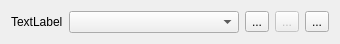
<?xml version="1.0" encoding="UTF-8"?>
<ui version="4.0">
 <class>PaletteMaterial</class>
 <widget class="QWidget" name="PaletteMaterial">
  <property name="geometry">
   <rect>
    <x>0</x>
    <y>0</y>
    <width>340</width>
    <height>40</height>
   </rect>
  </property>
  <property name="sizePolicy">
   <sizepolicy hsizetype="Maximum" vsizetype="Preferred">
    <horstretch>0</horstretch>
    <verstretch>0</verstretch>
   </sizepolicy>
  </property>
  <property name="maximumSize">
   <size>
    <width>16777215</width>
    <height>16777215</height>
   </size>
  </property>
  <property name="windowTitle">
   <string>Form</string>
  </property>
  <layout class="QHBoxLayout" name="horizontalLayout">
   <item>
    <widget class="QLabel" name="label">
     <property name="sizePolicy">
      <sizepolicy hsizetype="Maximum" vsizetype="Preferred">
       <horstretch>0</horstretch>
       <verstretch>0</verstretch>
      </sizepolicy>
     </property>
     <property name="text">
      <string>TextLabel</string>
     </property>
    </widget>
   </item>
   <item>
    <widget class="QComboBox" name="cmbMaterial">
     <property name="sizePolicy">
      <sizepolicy hsizetype="Preferred" vsizetype="Fixed">
       <horstretch>0</horstretch>
       <verstretch>0</verstretch>
      </sizepolicy>
     </property>
     <property name="placeholderText">
      <string>Nothing</string>
     </property>
    </widget>
   </item>
   <item>
    <widget class="QToolButton" name="btnSelectMaterial">
     <property name="toolTip">
      <string>Select palette index material</string>
     </property>
     <property name="text">
      <string>...</string>
     </property>
     <property name="icon">
      <iconset resource="../resource/resource.qrc">
       <normaloff>:/16x16_ico_png/material.png</normaloff>:/16x16_ico_png/material.png</iconset>
     </property>
     <property name="arrowType">
      <enum>Qt::NoArrow</enum>
     </property>
    </widget>
   </item>
   <item>
    <widget class="QToolButton" name="btnSetMaterialParams">
     <property name="enabled">
      <bool>false</bool>
     </property>
     <property name="toolTip">
      <string>Set material parameters</string>
     </property>
     <property name="text">
      <string>...</string>
     </property>
     <property name="icon">
      <iconset resource="../resource/resource.qrc">
       <normaloff>:/16x16_ico_png/edit.png</normaloff>:/16x16_ico_png/edit.png</iconset>
     </property>
    </widget>
   </item>
   <item>
    <widget class="QToolButton" name="btnResetMaterial">
     <property name="toolTip">
      <string>Reset palette material to 'Nothing'</string>
     </property>
     <property name="text">
      <string>...</string>
     </property>
     <property name="icon">
      <iconset resource="../resource/resource.qrc">
       <normaloff>:/16x16_ico_png/reset.png</normaloff>:/16x16_ico_png/reset.png</iconset>
     </property>
     <property name="autoRaise">
      <bool>false</bool>
     </property>
     <property name="arrowType">
      <enum>Qt::NoArrow</enum>
     </property>
    </widget>
   </item>
  </layout>
 </widget>
 <tabstops>
  <tabstop>cmbMaterial</tabstop>
  <tabstop>btnSelectMaterial</tabstop>
  <tabstop>btnSetMaterialParams</tabstop>
  <tabstop>btnResetMaterial</tabstop>
 </tabstops>
 <resources>
  <include location="../resource/resource.qrc"/>
 </resources>
 <connections/>
</ui>
